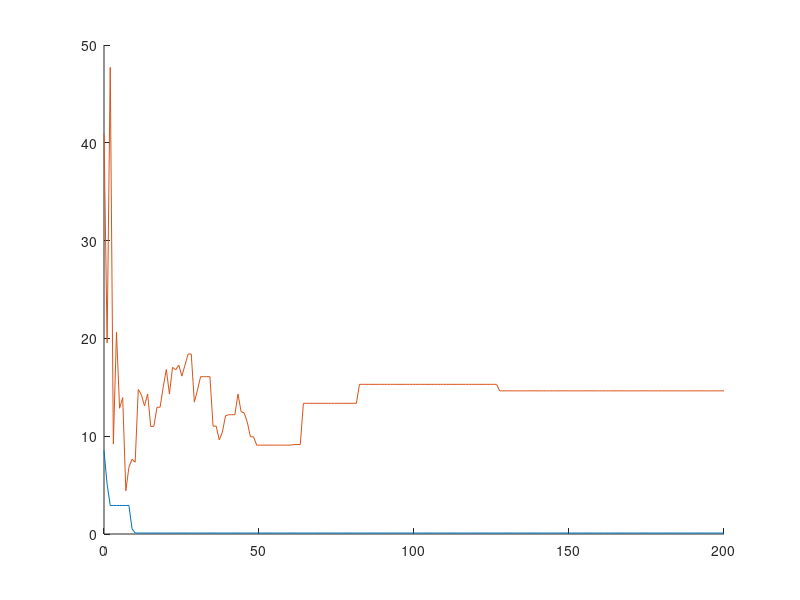

Reproduce this figure in MATLAB.
clear; clc;

f = @(x,y)(x.^2 + y.^2 -20*(cos(pi*x)+cos(pi*y) - 2));

range_min = [-10, -10];
range_max = [10, 10];

% valid_min = particleswarm(f,2, range_min, range_max);

pop = 100;

itMax = 200;
adaptIterations = 10;

c1 = 2;
c2 = 2;

fi = c1+c2;
omega = 2/(2+sqrt(fi.^2-4*fi));

average_global = zeros(adaptIterations, 2);
average_population = zeros(adaptIterations, 2);

adapt_global = zeros(itMax, 2);
adapt_pop = zeros(itMax, 2);

for j=1:adaptIterations
    x_pop = 10 - 20.*rand(pop, 2);
    v_pop = rand(pop, 2);
    gbest = x_pop(1,:);
    pbest = x_pop(:,:);
    for k=1:itMax
        adapt= f(x_pop(:,1), x_pop(:,2));
        for i=1:pop
            if adapt(i) < f(gbest(1,1), gbest(1,2))
                gbest = x_pop(i,:);
            end
            if adapt(i) < f(pbest(i,1),pbest(i,2))
                pbest(i,:) = x_pop(i,:);
            end
        end
        for i=1:pop
            v_pop(i,:) = omega.*( v_pop(i,:) + c1.*rand().*(pbest(i,:)-x_pop(i,:))+ c2.*rand().*(gbest(1,:)-x_pop(i,:)));
            x_pop(i,:) = x_pop(i,:)+v_pop(i,:);
        end
        adapt_global(k,:) = gbest(1,:);
        adapt_pop(k,:) = mean(pbest);
    end
    average_global(j,:) = gbest(1,:);
    average_population(j,:) = mean(pbest);
end

avg_g = mean(average_global);
avg_pop = mean(average_population);

n = linspace(0, itMax, itMax);

hold on
    plot(n, f(adapt_global(:,1), adapt_global(:,2)));
    plot(n, f(adapt_pop(:,1), adapt_pop(:,2)));
hold off
